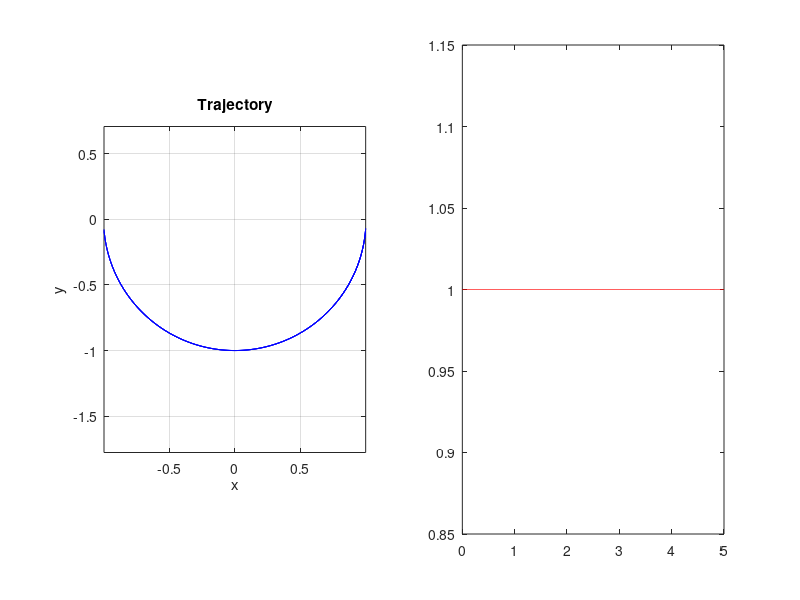

Recreate this plot in MATLAB. (Note: this script raises an error after producing the figure.)
%% ----------------------------------------------------------------
% 2. Simple index-1 DAE: pendulum in Cartesian coordinates
%    x'' = -λ x ,  y'' = -λ y - g
%    algebraic: x^2 + y^2 = L^2
% ----------------------------------------------------------------
fprintf('=== Index-1 DAE (pendulum) ===\n');

g = 9.81; L = 1.0;
% State: [x, y, vx, vy, λ]
% We use a simple stabilized index-1 formulation + explicit Euler on differential
% part with projection (demo only; production uses proper DAE solvers)

dt = 1e-3;
T  = 5;
t  = 0:dt:T;
N  = length(t);
X  = zeros(5,N);

% IC: hanging almost horizontal
theta0 = pi/2 - 0.1;
X(:,1) = [L*sin(theta0); -L*cos(theta0); 0; 0; 0];

for n = 1:N-1
    x = X(1,n); y = X(2,n); vx = X(3,n); vy = X(4,n);
    % Lagrange multiplier from constraint acceleration
    % 2(x vx + y vy) = 0  (velocity level)
    % differentiate again → λ expression
    lam = (vx^2 + vy^2 - g*y) / L^2;   % approx for length constraint
    ax  = -lam * x;
    ay  = -lam * y - g;

    % Explicit Euler
    X(1,n+1) = x  + dt*vx;
    X(2,n+1) = y  + dt*vy;
    X(3,n+1) = vx + dt*ax;
    X(4,n+1) = vy + dt*ay;
    X(5,n+1) = lam;

    % Simple projection back onto constraint
    r = sqrt(X(1,n+1)^2 + X(2,n+1)^2);
    X(1:2,n+1) = X(1:2,n+1) * (L/r);
end

figure('Name','Pendulum DAE','Position',[100 100 800 400]);
subplot(1,2,1);
plot(X(1,:), X(2,:), 'b-'); axis equal; grid on;
xlabel('x'); ylabel('y'); title('Trajectory');
subplot(1,2,2);
plot(t, sqrt(X(1,:).^2+X(2,:).^2), 'r'); hold on;
yline(L,'k--');
xlabel('t'); ylabel('length'); title('Constraint drift (should stay near L)');
grid on;
